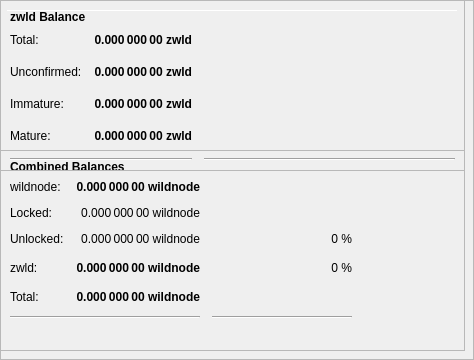
        <widget class="QFrame" name="frameObfuscation">
         <property name="minimumSize">
          <size>
           <width>0</width>
           <height>350</height>
          </size>
         </property>
         <property name="layoutDirection">
          <enum>Qt::LeftToRight</enum>
         </property>
         <property name="frameShape">
          <enum>QFrame::StyledPanel</enum>
         </property>
         <property name="frameShadow">
          <enum>QFrame::Raised</enum>
         </property>
         <widget class="QPushButton" name="runAutoDenom">
          <property name="geometry">
           <rect>
            <x>251</x>
            <y>17</y>
            <width>1</width>
            <height>1</height>
           </rect>
          </property>
          <property name="palette">
           <palette>
            <active>
             <colorrole role="WindowText">
              <brush brushstyle="SolidPattern">
               <color alpha="255">
                <red>0</red>
                <green>0</green>
                <blue>0</blue>
               </color>
              </brush>
             </colorrole>
             <colorrole role="Button">
              <brush brushstyle="SolidPattern">
               <color alpha="255">
                <red>239</red>
                <green>238</green>
                <blue>238</blue>
               </color>
              </brush>
             </colorrole>
             <colorrole role="Light">
              <brush brushstyle="SolidPattern">
               <color alpha="255">
                <red>255</red>
                <green>255</green>
                <blue>255</blue>
               </color>
              </brush>
             </colorrole>
             <colorrole role="Midlight">
              <brush brushstyle="SolidPattern">
               <color alpha="255">
                <red>247</red>
                <green>246</green>
                <blue>246</blue>
               </color>
              </brush>
             </colorrole>
             <colorrole role="Dark">
              <brush brushstyle="SolidPattern">
               <color alpha="255">
                <red>119</red>
                <green>119</green>
                <blue>119</blue>
               </color>
              </brush>
             </colorrole>
             <colorrole role="Mid">
              <brush brushstyle="SolidPattern">
               <color alpha="255">
                <red>159</red>
                <green>159</green>
                <blue>159</blue>
               </color>
              </brush>
             </colorrole>
             <colorrole role="Text">
              <brush brushstyle="SolidPattern">
               <color alpha="255">
                <red>0</red>
                <green>0</green>
                <blue>0</blue>
               </color>
              </brush>
             </colorrole>
             <colorrole role="BrightText">
              <brush brushstyle="SolidPattern">
               <color alpha="255">
                <red>255</red>
                <green>255</green>
                <blue>255</blue>
               </color>
              </brush>
             </colorrole>
             <colorrole role="ButtonText">
              <brush brushstyle="SolidPattern">
               <color alpha="255">
                <red>0</red>
                <green>0</green>
                <blue>0</blue>
               </color>
              </brush>
             </colorrole>
             <colorrole role="Base">
              <brush brushstyle="SolidPattern">
               <color alpha="255">
                <red>255</red>
                <green>255</green>
                <blue>255</blue>
               </color>
              </brush>
             </colorrole>
             <colorrole role="Window">
              <brush brushstyle="SolidPattern">
               <color alpha="255">
                <red>239</red>
                <green>238</green>
                <blue>238</blue>
               </color>
              </brush>
             </colorrole>
             <colorrole role="Shadow">
              <brush brushstyle="SolidPattern">
               <color alpha="255">
                <red>0</red>
                <green>0</green>
                <blue>0</blue>
               </color>
              </brush>
             </colorrole>
             <colorrole role="AlternateBase">
              <brush brushstyle="SolidPattern">
               <color alpha="255">
                <red>247</red>
                <green>246</green>
                <blue>246</blue>
               </color>
              </brush>
             </colorrole>
             <colorrole role="ToolTipBase">
              <brush brushstyle="SolidPattern">
               <color alpha="255">
                <red>255</red>
                <green>255</green>
                <blue>220</blue>
               </color>
              </brush>
             </colorrole>
             <colorrole role="ToolTipText">
              <brush brushstyle="SolidPattern">
               <color alpha="255">
                <red>0</red>
                <green>0</green>
                <blue>0</blue>
               </color>
              </brush>
             </colorrole>
            </active>
            <inactive>
             <colorrole role="WindowText">
              <brush brushstyle="SolidPattern">
               <color alpha="255">
                <red>0</red>
                <green>0</green>
                <blue>0</blue>
               </color>
              </brush>
             </colorrole>
             <colorrole role="Button">
              <brush brushstyle="SolidPattern">
               <color alpha="255">
                <red>239</red>
                <green>238</green>
                <blue>238</blue>
               </color>
              </brush>
             </colorrole>
             <colorrole role="Light">
              <brush brushstyle="SolidPattern">
               <color alpha="255">
                <red>255</red>
                <green>255</green>
                <blue>255</blue>
               </color>
              </brush>
             </colorrole>
             <colorrole role="Midlight">
              <brush brushstyle="SolidPattern">
               <color alpha="255">
                <red>247</red>
                <green>246</green>
                <blue>246</blue>
               </color>
              </brush>
             </colorrole>
             <colorrole role="Dark">
              <brush brushstyle="SolidPattern">
               <color alpha="255">
                <red>119</red>
                <green>119</green>
                <blue>119</blue>
               </color>
              </brush>
             </colorrole>
             <colorrole role="Mid">
              <brush brushstyle="SolidPattern">
               <color alpha="255">
                <red>159</red>
                <green>159</green>
                <blue>159</blue>
               </color>
              </brush>
             </colorrole>
             <colorrole role="Text">
              <brush brushstyle="SolidPattern">
               <color alpha="255">
                <red>0</red>
                <green>0</green>
                <blue>0</blue>
               </color>
              </brush>
             </colorrole>
             <colorrole role="BrightText">
              <brush brushstyle="SolidPattern">
               <color alpha="255">
                <red>255</red>
                <green>255</green>
                <blue>255</blue>
               </color>
              </brush>
             </colorrole>
             <colorrole role="ButtonText">
              <brush brushstyle="SolidPattern">
               <color alpha="255">
                <red>0</red>
                <green>0</green>
                <blue>0</blue>
               </color>
              </brush>
             </colorrole>
             <colorrole role="Base">
              <brush brushstyle="SolidPattern">
               <color alpha="255">
                <red>255</red>
                <green>255</green>
                <blue>255</blue>
               </color>
              </brush>
             </colorrole>
             <colorrole role="Window">
              <brush brushstyle="SolidPattern">
               <color alpha="255">
                <red>239</red>
                <green>238</green>
                <blue>238</blue>
               </color>
              </brush>
             </colorrole>
             <colorrole role="Shadow">
              <brush brushstyle="SolidPattern">
               <color alpha="255">
                <red>0</red>
                <green>0</green>
                <blue>0</blue>
               </color>
              </brush>
             </colorrole>
             <colorrole role="AlternateBase">
              <brush brushstyle="SolidPattern">
               <color alpha="255">
                <red>247</red>
                <green>246</green>
                <blue>246</blue>
               </color>
              </brush>
             </colorrole>
             <colorrole role="ToolTipBase">
              <brush brushstyle="SolidPattern">
               <color alpha="255">
                <red>255</red>
                <green>255</green>
                <blue>220</blue>
               </color>
              </brush>
             </colorrole>
             <colorrole role="ToolTipText">
              <brush brushstyle="SolidPattern">
               <color alpha="255">
                <red>0</red>
                <green>0</green>
                <blue>0</blue>
               </color>
              </brush>
             </colorrole>
            </inactive>
            <disabled>
             <colorrole role="WindowText">
              <brush brushstyle="SolidPattern">
               <color alpha="255">
                <red>119</red>
                <green>119</green>
                <blue>119</blue>
               </color>
              </brush>
             </colorrole>
             <colorrole role="Button">
              <brush brushstyle="SolidPattern">
               <color alpha="255">
                <red>239</red>
                <green>238</green>
                <blue>238</blue>
               </color>
              </brush>
             </colorrole>
             <colorrole role="Light">
              <brush brushstyle="SolidPattern">
               <color alpha="255">
                <red>255</red>
                <green>255</green>
                <blue>255</blue>
               </color>
              </brush>
             </colorrole>
             <colorrole role="Midlight">
              <brush brushstyle="SolidPattern">
               <color alpha="255">
                <red>247</red>
                <green>246</green>
                <blue>246</blue>
               </color>
              </brush>
             </colorrole>
             <colorrole role="Dark">
              <brush brushstyle="SolidPattern">
               <color alpha="255">
                <red>119</red>
                <green>119</green>
                <blue>119</blue>
               </color>
              </brush>
             </colorrole>
             <colorrole role="Mid">
              <brush brushstyle="SolidPattern">
               <color alpha="255">
                <red>159</red>
                <green>159</green>
                <blue>159</blue>
               </color>
              </brush>
             </colorrole>
             <colorrole role="Text">
              <brush brushstyle="SolidPattern">
               <color alpha="255">
                <red>119</red>
                <green>119</green>
                <blue>119</blue>
               </color>
              </brush>
             </colorrole>
             <colorrole role="BrightText">
              <brush brushstyle="SolidPattern">
               <color alpha="255">
                <red>255</red>
                <green>255</green>
                <blue>255</blue>
               </color>
              </brush>
             </colorrole>
             <colorrole role="ButtonText">
              <brush brushstyle="SolidPattern">
               <color alpha="255">
                <red>119</red>
                <green>119</green>
                <blue>119</blue>
               </color>
              </brush>
             </colorrole>
             <colorrole role="Base">
              <brush brushstyle="SolidPattern">
               <color alpha="255">
                <red>239</red>
                <green>238</green>
                <blue>238</blue>
               </color>
              </brush>
             </colorrole>
             <colorrole role="Window">
              <brush brushstyle="SolidPattern">
               <color alpha="255">
                <red>239</red>
                <green>238</green>
                <blue>238</blue>
               </color>
              </brush>
             </colorrole>
             <colorrole role="Shadow">
              <brush brushstyle="SolidPattern">
               <color alpha="255">
                <red>0</red>
                <green>0</green>
                <blue>0</blue>
               </color>
              </brush>
             </colorrole>
             <colorrole role="AlternateBase">
              <brush brushstyle="SolidPattern">
               <color alpha="255">
                <red>239</red>
                <green>238</green>
                <blue>238</blue>
               </color>
              </brush>
             </colorrole>
             <colorrole role="ToolTipBase">
              <brush brushstyle="SolidPattern">
               <color alpha="255">
                <red>255</red>
                <green>255</green>
                <blue>220</blue>
               </color>
              </brush>
             </colorrole>
             <colorrole role="ToolTipText">
              <brush brushstyle="SolidPattern">
               <color alpha="255">
                <red>0</red>
                <green>0</green>
                <blue>0</blue>
               </color>
              </brush>
             </colorrole>
            </disabled>
           </palette>
          </property>
          <property name="focusPolicy">
           <enum>Qt::NoFocus</enum>
          </property>
          <property name="autoFillBackground">
           <bool>true</bool>
          </property>
          <property name="text">
           <string/>
          </property>
          <property name="flat">
           <bool>true</bool>
          </property>
         </widget>
         <widget class="Line" name="line">
          <property name="geometry">
           <rect>
            <x>7</x>
            <y>10</y>
            <width>451</width>
            <height>1</height>
           </rect>
          </property>
          <property name="orientation">
           <enum>Qt::Horizontal</enum>
          </property>
         </widget>
         <widget class="QFrame" name="frame_3">
          <property name="geometry">
           <rect>
            <x>0</x>
            <y>150</y>
            <width>465</width>
            <height>201</height>
           </rect>
          </property>
          <property name="frameShape">
           <enum>QFrame::StyledPanel</enum>
          </property>
          <property name="frameShadow">
           <enum>QFrame::Raised</enum>
          </property>
          <layout class="QVBoxLayout" name="verticalLayout_5">
           <item>
            <layout class="QHBoxLayout" name="horizontalLayout_5" stretch="0">
             <item>
              <widget class="QLabel" name="label_5z">
               <property name="maximumSize">
                <size>
                 <width>16777215</width>
                 <height>20</height>
                </size>
               </property>
               <property name="font">
                <font>
                 <weight>75</weight>
                 <bold>true</bold>
                </font>
               </property>
               <property name="toolTip">
                <string>Combined Balances (including unconfirmed and immature coins)</string>
               </property>
               <property name="text">
                <string>&lt;html&gt;&lt;head/&gt;&lt;body&gt;&lt;p&gt;Combined Balances&lt;/p&gt;&lt;/body&gt;&lt;/html&gt;</string>
               </property>
              </widget>
             </item>
            </layout>
           </item>
           <item>
            <layout class="QGridLayout" name="gridLayout_3">
             <property name="spacing">
              <number>12</number>
             </property>
             <item row="7" column="0" colspan="2">
              <widget class="Line" name="lineSpendableBalance_3">
               <property name="orientation">
                <enum>Qt::Horizontal</enum>
               </property>
              </widget>
             </item>
             <item row="7" column="2">
              <widget class="Line" name="lineWatchBalance_3">
               <property name="sizePolicy">
                <sizepolicy hsizetype="Preferred" vsizetype="Fixed">
                 <horstretch>0</horstretch>
                 <verstretch>0</verstretch>
                </sizepolicy>
               </property>
               <property name="minimumSize">
                <size>
                 <width>140</width>
                 <height>0</height>
                </size>
               </property>
               <property name="orientation">
                <enum>Qt::Horizontal</enum>
               </property>
              </widget>
             </item>
             <item row="4" column="1">
              <widget class="QLabel" name="labelzBalancez">
               <property name="font">
                <font>
                 <weight>75</weight>
                 <bold>true</bold>
                </font>
               </property>
               <property name="cursor">
                <cursorShape>IBeamCursor</cursorShape>
               </property>
               <property name="toolTip">
                <string>Total of transactions that have yet to be confirmed, and do not yet count toward the spendable balance</string>
               </property>
               <property name="text">
                <string notr="true">0.000 000 00 wildnode</string>
               </property>
               <property name="alignment">
                <set>Qt::AlignRight|Qt::AlignTrailing|Qt::AlignVCenter</set>
               </property>
               <property name="textInteractionFlags">
                <set>Qt::LinksAccessibleByMouse|Qt::TextSelectableByKeyboard|Qt::TextSelectableByMouse</set>
               </property>
              </widget>
             </item>
             <item row="6" column="1">
              <widget class="QLabel" name="labelTotalz">
               <property name="font">
                <font>
                 <weight>75</weight>
                 <bold>true</bold>
                </font>
               </property>
               <property name="cursor">
                <cursorShape>IBeamCursor</cursorShape>
               </property>
               <property name="toolTip">
                <string>Total Balance, including unconfirmed and immature coins.</string>
               </property>
               <property name="text">
                <string notr="true">0.000 000 00 wildnode</string>
               </property>
               <property name="alignment">
                <set>Qt::AlignRight|Qt::AlignTrailing|Qt::AlignVCenter</set>
               </property>
               <property name="textInteractionFlags">
                <set>Qt::LinksAccessibleByMouse|Qt::TextSelectableByKeyboard|Qt::TextSelectableByMouse</set>
               </property>
              </widget>
             </item>
             <item row="4" column="3">
              <spacer name="horizontalSpacer_6">
               <property name="orientation">
                <enum>Qt::Horizontal</enum>
               </property>
               <property name="sizeHint" stdset="0">
                <size>
                 <width>40</width>
                 <height>20</height>
                </size>
               </property>
              </spacer>
             </item>
             <item row="6" column="0">
              <widget class="QLabel" name="labelTotalTextz">
               <property name="text">
                <string>Total:</string>
               </property>
              </widget>
             </item>
             <item row="1" column="0">
              <widget class="QLabel" name="labelBalanceTextz">
               <property name="text">
                <string>wildnode:</string>
               </property>
              </widget>
             </item>
             <item row="1" column="1">
              <widget class="QLabel" name="labelBalancez">
               <property name="font">
                <font>
                 <weight>75</weight>
                 <bold>true</bold>
                </font>
               </property>
               <property name="cursor">
                <cursorShape>IBeamCursor</cursorShape>
               </property>
               <property name="toolTip">
                <string>Your current spendable balance</string>
               </property>
               <property name="text">
                <string notr="true">0.000 000 00 wildnode</string>
               </property>
               <property name="alignment">
                <set>Qt::AlignRight|Qt::AlignTrailing|Qt::AlignVCenter</set>
               </property>
               <property name="textInteractionFlags">
                <set>Qt::LinksAccessibleByMouse|Qt::TextSelectableByKeyboard|Qt::TextSelectableByMouse</set>
               </property>
              </widget>
             </item>
             <item row="4" column="0">
              <widget class="QLabel" name="labelzBalanceTextz">
               <property name="toolTip">
                <string/>
               </property>
               <property name="text">
                <string>zwld:</string>
               </property>
              </widget>
             </item>
             <item row="4" column="2">
              <widget class="QLabel" name="labelzwldPercent">
               <property name="toolTip">
                <string>Current percentage of zwld.
If AutoMint is enabled this percentage will settle around the configured AutoMint percentage (default = 10%)</string>
               </property>
               <property name="text">
                <string>0 %</string>
               </property>
               <property name="alignment">
                <set>Qt::AlignRight|Qt::AlignTrailing|Qt::AlignVCenter</set>
               </property>
              </widget>
             </item>
             <item row="6" column="2">
              <widget class="QLabel" name="label100Percent">
               <property name="text">
                <string/>
               </property>
               <property name="alignment">
                <set>Qt::AlignRight|Qt::AlignTrailing|Qt::AlignVCenter</set>
               </property>
              </widget>
             </item>
             <item row="2" column="1">
              <widget class="QLabel" name="labelLockedBalance">
               <property name="toolTip">
                <string>Locked wildnode or Masternode collaterals. These are excluded from zwld minting.</string>
               </property>
               <property name="text">
                <string>0.000 000 00 wildnode</string>
               </property>
               <property name="alignment">
                <set>Qt::AlignRight|Qt::AlignTrailing|Qt::AlignVCenter</set>
               </property>
              </widget>
             </item>
             <item row="2" column="0">
              <widget class="QLabel" name="labelLockedBalanceText">
               <property name="toolTip">
                <string>Locked wildnode or Masternode collaterals. These are excluded from zwld minting.</string>
               </property>
               <property name="text">
                <string>Locked:</string>
               </property>
              </widget>
             </item>
             <item row="3" column="0">
              <widget class="QLabel" name="labelUnLockedBalanceText">
               <property name="toolTip">
                <string>Unlocked wildnodes. These can be used for zwld minting.</string>
               </property>
               <property name="text">
                <string>Unlocked:</string>
               </property>
              </widget>
             </item>
             <item row="3" column="1">
              <widget class="QLabel" name="labelUnLockedBalance">
               <property name="toolTip">
                <string>Unlocked wildnodes. These can be used for zwld minting.</string>
               </property>
               <property name="text">
                <string>0.000 000 00 wildnode</string>
               </property>
               <property name="alignment">
                <set>Qt::AlignRight|Qt::AlignTrailing|Qt::AlignVCenter</set>
               </property>
              </widget>
             </item>
             <item row="3" column="2">
              <widget class="QLabel" name="labelwildnodePercent">
               <property name="text">
                <string>0 %</string>
               </property>
               <property name="alignment">
                <set>Qt::AlignRight|Qt::AlignTrailing|Qt::AlignVCenter</set>
               </property>
              </widget>
             </item>
            </layout>
           </item>
           <item>
            <spacer name="verticalSpacer">
             <property name="orientation">
              <enum>Qt::Vertical</enum>
             </property>
             <property name="sizeHint" stdset="0">
              <size>
               <width>20</width>
               <height>40</height>
              </size>
             </property>
            </spacer>
           </item>
          </layout>
         </widget>
         <widget class="QFrame" name="frame_4">
          <property name="geometry">
           <rect>
            <x>0</x>
            <y>0</y>
            <width>465</width>
            <height>171</height>
           </rect>
          </property>
          <property name="frameShape">
           <enum>QFrame::StyledPanel</enum>
          </property>
          <property name="frameShadow">
           <enum>QFrame::Raised</enum>
          </property>
          <layout class="QVBoxLayout" name="verticalLayout_7">
           <item>
            <layout class="QHBoxLayout" name="horizontalLayout_8" stretch="0">
             <item>
              <widget class="QLabel" name="label_5z_3">
               <property name="maximumSize">
                <size>
                 <width>16777215</width>
                 <height>20</height>
                </size>
               </property>
               <property name="font">
                <font>
                 <weight>75</weight>
                 <bold>true</bold>
                </font>
               </property>
               <property name="text">
                <string>zwld Balance</string>
               </property>
              </widget>
             </item>
            </layout>
           </item>
           <item>
            <layout class="QGridLayout" name="gridLayout_5">
             <property name="spacing">
              <number>12</number>
             </property>
             <item row="4" column="0">
              <widget class="QLabel" name="labelzBalanceMatureText">
               <property name="toolTip">
                <string>Mature: more than 20 confirmation and more than 1 mints of the same denomination after it was minted.
These zwld are spendable.</string>
               </property>
               <property name="text">
                <string>Mature:</string>
               </property>
              </widget>
             </item>
             <item row="5" column="0" colspan="2">
              <widget class="Line" name="lineSpendableBalance_5">
               <property name="orientation">
                <enum>Qt::Horizontal</enum>
               </property>
              </widget>
             </item>
             <item row="1" column="1">
              <widget class="QLabel" name="labelzBalance">
               <property name="font">
                <font>
                 <weight>75</weight>
                 <bold>true</bold>
                </font>
               </property>
               <property name="cursor">
                <cursorShape>IBeamCursor</cursorShape>
               </property>
               <property name="toolTip">
                <string>All available zwld, unconfirmed and immature zwld included.</string>
               </property>
               <property name="text">
                <string notr="true">0.000 000 00 zwld</string>
               </property>
               <property name="alignment">
                <set>Qt::AlignRight|Qt::AlignTrailing|Qt::AlignVCenter</set>
               </property>
               <property name="textInteractionFlags">
                <set>Qt::LinksAccessibleByMouse|Qt::TextSelectableByKeyboard|Qt::TextSelectableByMouse</set>
               </property>
              </widget>
             </item>
             <item row="5" column="2">
              <widget class="Line" name="lineWatchBalance_5">
               <property name="sizePolicy">
                <sizepolicy hsizetype="Preferred" vsizetype="Fixed">
                 <horstretch>0</horstretch>
                 <verstretch>0</verstretch>
                </sizepolicy>
               </property>
               <property name="minimumSize">
                <size>
                 <width>140</width>
                 <height>0</height>
                </size>
               </property>
               <property name="orientation">
                <enum>Qt::Horizontal</enum>
               </property>
              </widget>
             </item>
             <item row="1" column="0">
              <widget class="QLabel" name="labelzBalanceText">
               <property name="toolTip">
                <string>All available zwld, unconfirmed and immature zwld included.</string>
               </property>
               <property name="text">
                <string>Total:</string>
               </property>
              </widget>
             </item>
             <item row="1" column="2">
              <spacer name="horizontalSpacer_8">
               <property name="orientation">
                <enum>Qt::Horizontal</enum>
               </property>
               <property name="sizeHint" stdset="0">
                <size>
                 <width>40</width>
                 <height>20</height>
                </size>
               </property>
              </spacer>
             </item>
             <item row="4" column="2">
              <spacer name="horizontalSpacer_4">
               <property name="orientation">
                <enum>Qt::Horizontal</enum>
               </property>
               <property name="sizeHint" stdset="0">
                <size>
                 <width>40</width>
                 <height>20</height>
                </size>
               </property>
              </spacer>
             </item>
             <item row="4" column="1">
              <widget class="QLabel" name="labelzBalanceMature">
               <property name="font">
                <font>
                 <weight>75</weight>
                 <bold>true</bold>
                </font>
               </property>
               <property name="toolTip">
                <string>Mature: more than 20 confirmation and more than 1 mints of the same denomination after it was minted.
These zwld are spendable.</string>
               </property>
               <property name="text">
                <string>0.000 000 00 zwld</string>
               </property>
               <property name="alignment">
                <set>Qt::AlignRight|Qt::AlignTrailing|Qt::AlignVCenter</set>
               </property>
              </widget>
             </item>
             <item row="2" column="0">
              <widget class="QLabel" name="labelzBalanceUnconfirmedText">
               <property name="toolTip">
                <string>Unconfirmed: less than 20 confirmations
Immature: confirmed, but less than 1 mints of the same denomination after it was minted</string>
               </property>
               <property name="text">
                <string>Unconfirmed:</string>
               </property>
              </widget>
             </item>
             <item row="2" column="1">
              <widget class="QLabel" name="labelzBalanceUnconfirmed">
               <property name="font">
                <font>
                 <weight>75</weight>
                 <bold>true</bold>
                </font>
               </property>
               <property name="toolTip">
                <string>Unconfirmed: less than 20 confirmations
Immature: confirmed, but less than 1 mints of the same denomination after it was minted</string>
               </property>
               <property name="text">
                <string>0.000 000 00 zwld</string>
               </property>
               <property name="alignment">
                <set>Qt::AlignRight|Qt::AlignTrailing|Qt::AlignVCenter</set>
               </property>
              </widget>
             </item>
             <item row="2" column="2">
              <spacer name="horizontalSpacer_5">
               <property name="orientation">
                <enum>Qt::Horizontal</enum>
               </property>
               <property name="sizeHint" stdset="0">
                <size>
                 <width>40</width>
                 <height>20</height>
                </size>
               </property>
              </spacer>
             </item>
             <item row="3" column="0">
              <widget class="QLabel" name="labelzBalanceImmatureText">
               <property name="toolTip">
                <string>Unconfirmed: less than 20 confirmations
Immature: confirmed, but less than 1 mints of the same denomination after it was minted</string>
               </property>
               <property name="text">
                <string>Immature:</string>
               </property>
              </widget>
             </item>
             <item row="3" column="1">
              <widget class="QLabel" name="labelzBalanceImmature">
               <property name="font">
                <font>
                 <weight>75</weight>
                 <bold>true</bold>
                </font>
               </property>
               <property name="toolTip">
                <string>Unconfirmed: less than 20 confirmations
Immature: confirmed, but less than 1 mints of the same denomination after it was minted</string>
               </property>
               <property name="text">
                <string>0.000 000 00 zwld</string>
               </property>
               <property name="alignment">
                <set>Qt::AlignRight|Qt::AlignTrailing|Qt::AlignVCenter</set>
               </property>
              </widget>
             </item>
             <item row="3" column="2">
              <spacer name="horizontalSpacer_7">
               <property name="orientation">
                <enum>Qt::Horizontal</enum>
               </property>
               <property name="sizeHint" stdset="0">
                <size>
                 <width>40</width>
                 <height>20</height>
                </size>
               </property>
              </spacer>
             </item>
            </layout>
           </item>
          </layout>
         </widget>
        </widget>
